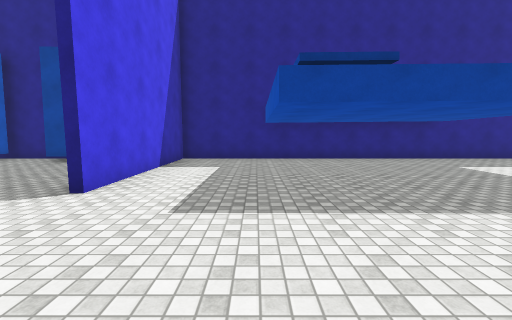
[1] (above)

20 first-person views from a walk through a 3-D level made in the Unity game engine. The camera is 1.5 m above the floor, tilts 6° down and sees 90° across. Doors are open. The floor is counted in squares, 1.8 m on a side. Each view is taken from the middle of a square. On the plan, view 1 faces up. The plan holds only what a view shows up to about 10 squares ahead; the rest is blank. The place goes on beyond the plan. The player is left out. Surface patterns are stand-ins for the level's own textures.

[2]
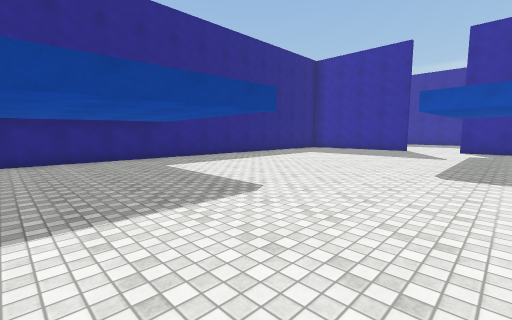

[3]
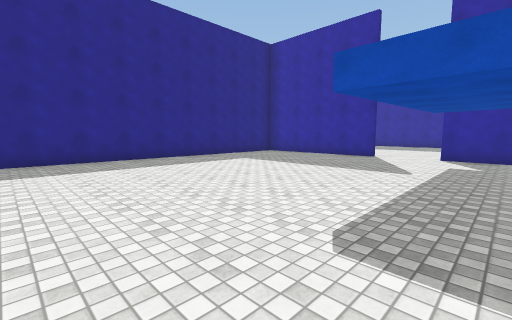

[4]
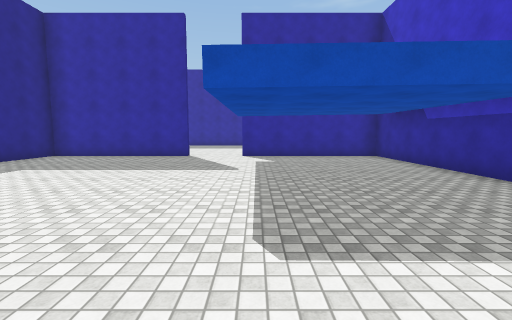

[5]
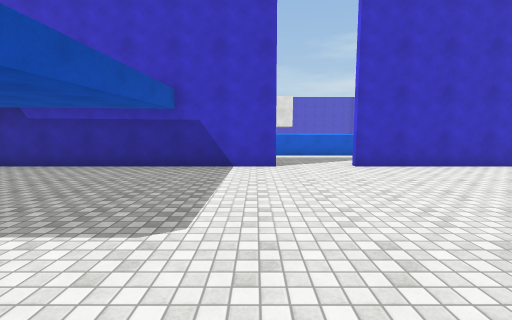

[6]
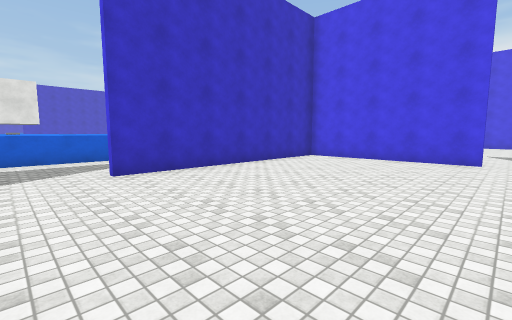

[7]
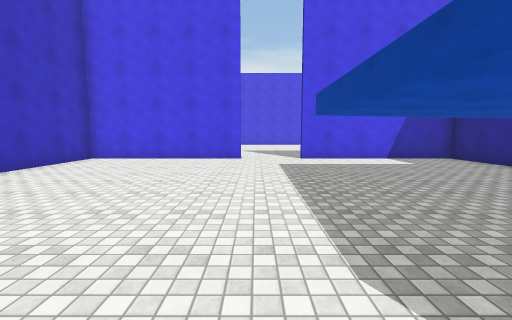

[8]
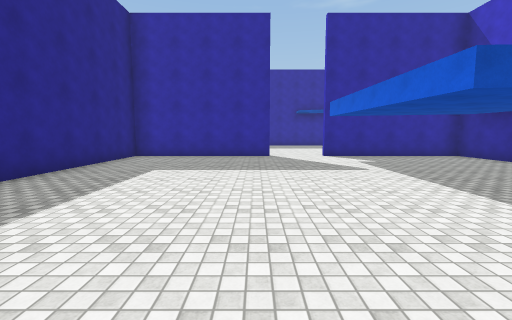

[9]
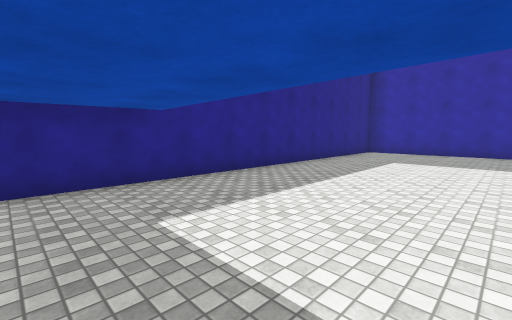

[10]
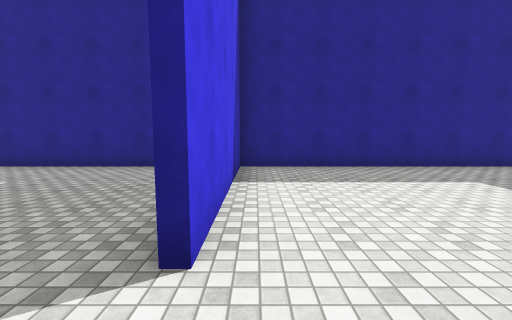

[11]
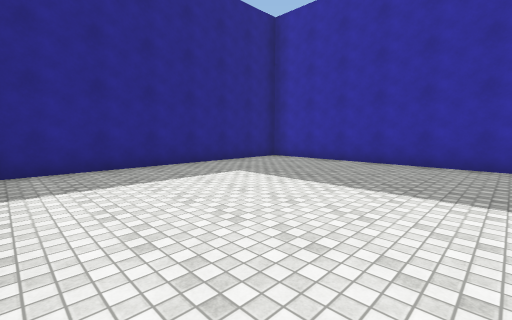

[12]
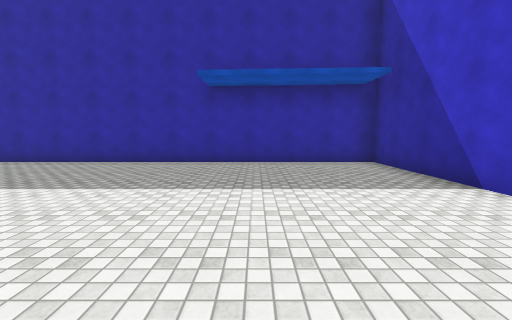

[13]
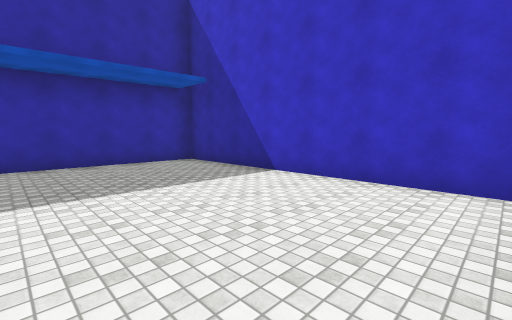

[14]
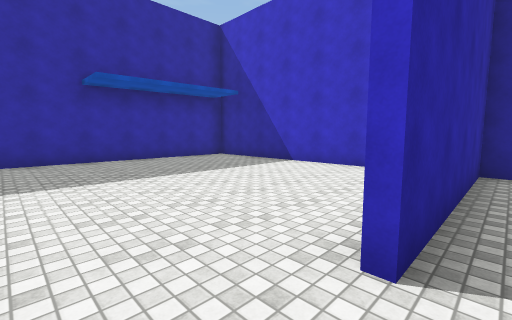

[15]
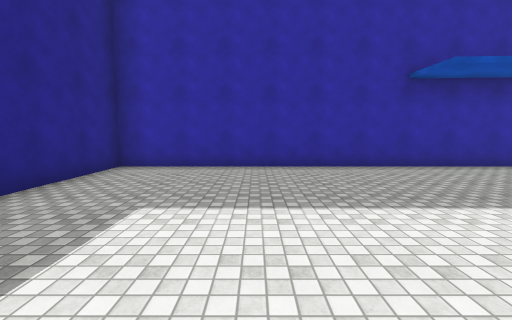

[16]
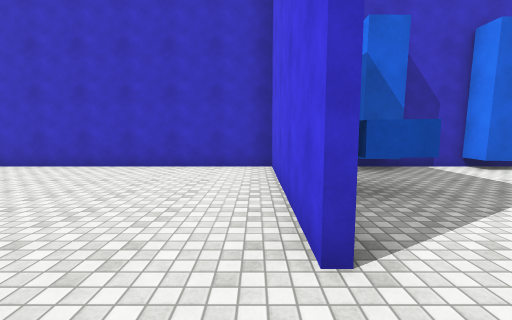

[17]
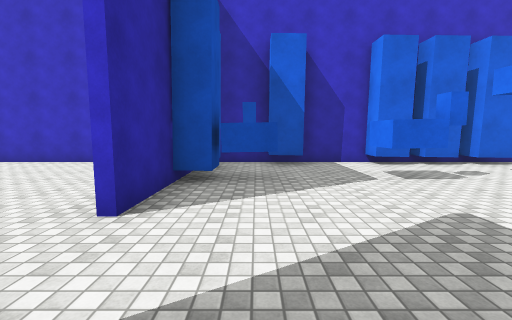

[18]
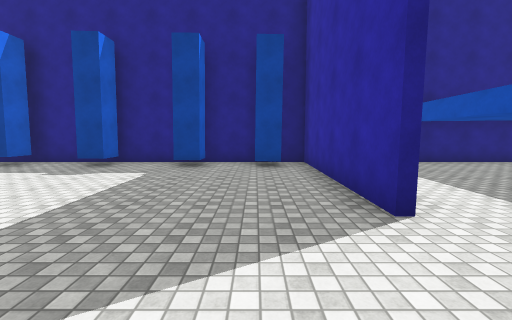

[19]
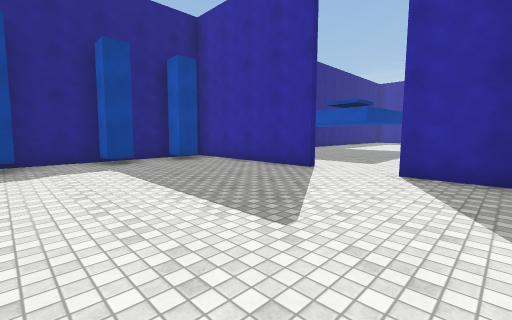

[20]
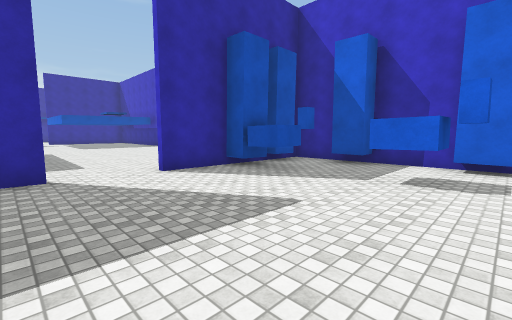

### Floor plan
Ten units are one square. View 1 is at (0, 0); x grows to the right and y downward. Boxes are objects, and circles mark ways between rooms. Rooms are numbered by the first view taken in them; rooms with no view inside come last. Other rooms are left out.
<svg viewBox="-90 -90 329 135">
<path fill="none" stroke="#000" d="M65 34 154 34 154 -15M-24 -16 -24 35M154 -34 154 -85M-24 -85 -24 -35M149 -84 -30 -84M-40 34 45 34M156 -82 156 -35M159 34 234 34 234 -84 149 -84M-26 -34 -26 -85M-33 13 -33 3M-26 9 -26 -15M-81 27 -72 27 -72 34 -52 34 -52 27 -42 27M-31 26 -31 18M-54 -80 -54 -74 -60 -74 -60 -81M-33 -74 -40 -74 -40 -81M-78 -81 -78 -74 -85 -74M-30 -84 -85 -84M-85 26 -85 34 -75 34M-26 34 -26 19"/>
<rect x="-75" y="5" width="10" height="10" fill="#bbb"><title>blue block</title></rect>
<rect x="-45" y="5" width="10" height="10" fill="#bbb"><title>blue block</title></rect>
<circle cx="150" cy="-25" r="3" fill="#2a7"/>
<circle cx="-30" cy="-25" r="3" fill="#2a7"/>
<text x="60" y="-30">1</text>
<text x="190" y="-30">2</text>
<text x="-60" y="-20">3</text>
</svg>
Room 1 opens to room 2. Room 1 opens to room 3.

Where each view was taken, in squares from view 1:
view 1: 0 up, 0 right, facing up
view 2: 0 up, 2 right, facing up-right
view 3: 0 up, 6 right, facing up-right
view 4: 1 up, 6 right, facing right
view 5: 3 up, 7 right, facing down
view 6: 2 up, 6 right, facing down-left
view 7: 2 up, 6 right, facing left
view 8: 4 up, 6 right, facing right
view 9: 4 up, 4 right, facing up-right
view 10: 2 up, 16 right, facing up
view 11: 2 up, 16 right, facing up-right
view 12: 0 up, 16 right, facing right
view 13: 1 up, 16 right, facing down-right
view 14: 3 up, 15 right, facing down-right
view 15: 5 up, 17 right, facing right
view 16: 3 up, 2 left, facing down
view 17: 4 up, 4 left, facing down
view 18: 1 up, 4 left, facing up
view 19: 0 up, 8 left, facing up-right
view 20: 4 up, 8 left, facing down-right
